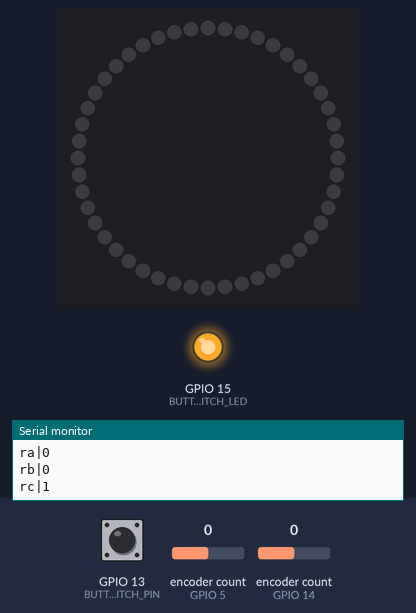
Simulated run of this sketch. Board: ESP8266 (NodeMCU). Parts: 48 RGB LEDs in a ring, first at the top, clockwise, output pins drawn as LEDs (lit = HIGH), the last lines printed to the serial monitor. Inputs (shaded band) come from the test bench; at power-on: encoder count (sensors on GPIO 5, GPIO 14) 0, GPIO 13 (BUTTON_SWITCH_PIN) HIGH. Dim RGB values are drawn brighter than linear; WiFi joins after 1.5 s; servers stay silent unless stated.

Above: at 2.7 s.
2.8 s: encoder count (sensor on GPIO 5) set to 1
4.3 s: encoder count (sensor on GPIO 14) set to 1
5.8 s: GPIO 13 (BUTTON_SWITCH_PIN) pulled LOW for 0.15 s
At 5.87 s:
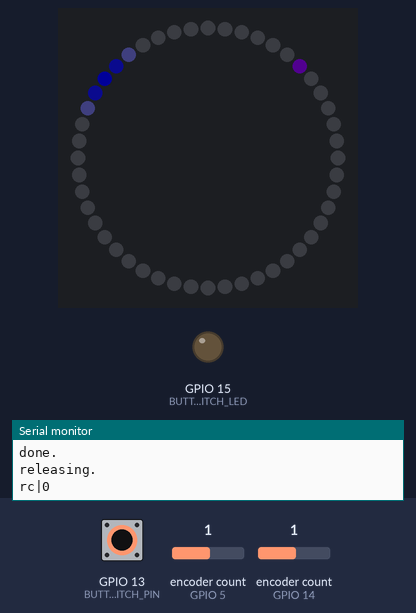
7.4 s: GPIO 13 (BUTTON_SWITCH_PIN) pulled LOW for 3.2 s
At 11.4 s:
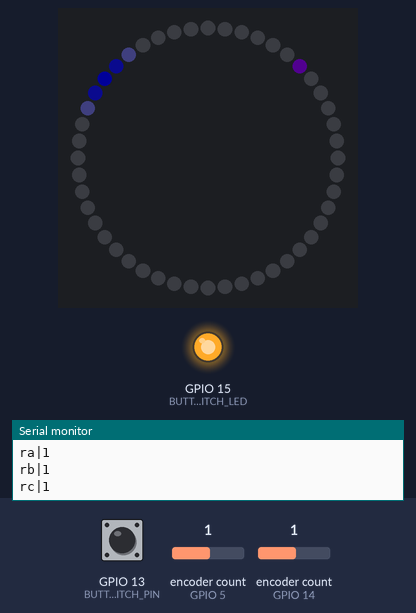
13.6 s: encoder count (sensor on GPIO 5) set to 6
Timing chart, 0 to 16.1 s (numbered marks = the images above; inputs shaded):
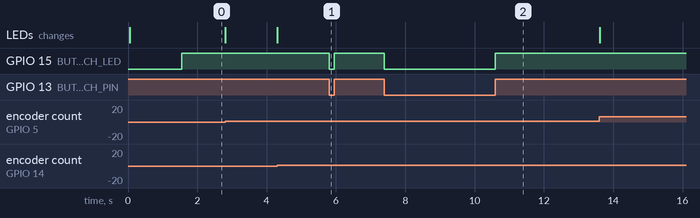

The sketch:

sketch_sep12a-ld-remote-finalizing.ino
```cpp
// (licence header left out)
#include "ESPRotary.h"
#include <ESP8266WiFi.h>
#include <WiFiUdp.h>
#include <Adafruit_NeoPixel.h>

// i.e. sensitivity. higher is less sensitive
#define CLICKS_PER_STEP 18

// what values are we sending home?
#define MIN_POS   -1
#define MAX_POS   128

const char* ssid     = "hypnodrome";
const char* password = "hypnodrome";
WiFiUDP Udp;
unsigned int localUdpPort = 4210;
char incomingPacket[256];

#define NEOPIXEL_RING_SIZE 24
#define NUM_LEDS 48

#define BRIGHTNESS 25

/* Encoder */
#define ENC_1_PIN_A 14
#define ENC_1_PIN_B 12

#define ENC_2_PIN_A 5
#define ENC_2_PIN_B 4

// neopixel LED data
#define LED_PIN 2

#define BUTTON_SWITCH_PIN 13
#define BUTTON_SWITCH_LED 15
#define DEBOUNCE 25

bool isButtonPressed = false;
int keyTimer = 0;
int udpTimer = 0;

Adafruit_NeoPixel strip = Adafruit_NeoPixel(NUM_LEDS, LED_PIN, NEO_GRB + NEO_KHZ800);
// CRGB leds[NUM_LEDS];


// should we connect to wifi?
#define ONLINE true

byte remoteIP[] = {192, 168, 1, 5};
int remotePort = 7005;

#define ENC_MODE_NORMAL 0
int encMode = 0;

ESPRotary ra = ESPRotary(ENC_1_PIN_A, ENC_1_PIN_B, CLICKS_PER_STEP, MIN_POS, MAX_POS);
ESPRotary rb = ESPRotary(ENC_2_PIN_A, ENC_2_PIN_B, CLICKS_PER_STEP, MIN_POS, MAX_POS);

// encoder modes
const byte MODE_NORMAL = 0;
const byte MODE_INFINITE = 1;

// @TODO make dynamic later
byte ra_mode = MODE_NORMAL;
byte rb_mode = MODE_INFINITE;

// color ramp, 5 lights, rotates
const byte DRAW_NORMAL = 0;
// point to a certain direction. 5 lights but middle is focused.
const byte DRAW_DIRECTIONAL = 1;
// value corresponds to the number of LEDs drawn.
const byte DRAW_AMOUNT = 2;

byte ra_draw = DRAW_AMOUNT;
byte rb_draw = DRAW_DIRECTIONAL;

const byte ra_rotation = 6;
const byte rb_rotation = 17;

int ra_value = 0;
int rb_value = 0;

/* Startup Loop */
void setup() {
  //pinMode(0, OUTPUT);
  // pinMode(4,OUTPUT);

  // button pin
  pinMode(BUTTON_SWITCH_PIN, INPUT_PULLUP);
  pinMode(BUTTON_SWITCH_LED, OUTPUT);

  Serial.begin(115200);
  delay(50);
  Serial.println("\n\nSetup...");


  ra.setChangedHandler(rotatea);
  rb.setChangedHandler(rotateb);

  strip.begin();
  strip.setBrightness(BRIGHTNESS);
  // updateEncoderA(0);
  // updateEncoderB(0);
  strip.show();

  Serial.printf("MAC address = %s\n", WiFi.softAPmacAddress().c_str());
  if (!ONLINE) return;
  Serial.println("Connecting to wifi...");

  WiFi.begin(ssid, password);

  while (WiFi.status() != WL_CONNECTED) {
    delay(500);
    Serial.print(".");
  }

  Serial.println("");
  Serial.println("WiFi connected");
  Serial.println("IP address: ");
  Serial.println(WiFi.localIP());
  Udp.begin(localUdpPort);

}

/* Main Loop */
void loop() {
  // must call to get em to work
  ra.loop();
  rb.loop();
  checkButtonEvents();

  if (!ONLINE) return;
  int packetSize = Udp.parsePacket();
  if (packetSize)
  {
    Serial.print("found packet size...");
    readUdp(packetSize);
    Serial.println("done.");
  }
}

void checkButtonEvents() {
  if (digitalRead(BUTTON_SWITCH_PIN) == HIGH && isButtonPressed == false && (millis() - keyTimer) > DEBOUNCE) {
    // press
    Serial.println("pressing.");
    digitalWrite(BUTTON_SWITCH_LED, HIGH);
    isButtonPressed = true;
    sendUpdate("ra", ra_value);
    sendUpdate("rb", rb_value);
    sendUpdate("rc", 1);
    keyTimer = millis();
  } else if (digitalRead(BUTTON_SWITCH_PIN) == LOW && isButtonPressed == true && (millis() - keyTimer) > DEBOUNCE) {
    // release
    Serial.println("releasing.");
    digitalWrite(BUTTON_SWITCH_LED, LOW);
    isButtonPressed = false;
    sendUpdate("rc", 0);
    keyTimer = millis();
  }
}

void readUdp(int packetSize) {
  Serial.printf("Received %d bytes from %s, port %d\n", packetSize, Udp.remoteIP().toString().c_str(), Udp.remotePort());
  int len = Udp.read(incomingPacket, 255);
  if (len > 0)
  {
    incomingPacket[len] = '\0';
  }
  if (incomingPacket[0] == 'r') {
    // reset
    reset();
  } else if (incomingPacket[0] == 'm') {
    int m = int(incomingPacket[2]);
    Serial.printf("updating mode: %d\n", m);
    encMode = m;
  }
  Serial.printf("UDP packet contents: %s\n", incomingPacket);
}


int ra_timer = 0;
// on rotary change for the first rotary
void rotatea(ESPRotary& r) {
  Serial.print("rotating a...");
  rotator(r, ra_value, "ra", 0, ra_mode, ra_draw, ra_rotation, ra_timer);
  Serial.print("done.\n");
}

int rb_timer = 0;
// on rotary change for the second rotary
void rotateb(ESPRotary &r) {
  Serial.print("rotating b...");
  rotator(r, rb_value, "rb", NEOPIXEL_RING_SIZE, rb_mode, rb_draw, rb_rotation, rb_timer);
  Serial.print("done.\n");
}

void rotator(ESPRotary &r, int &prev, char updateText[], byte startPixel, byte encMode, byte drawMode, byte rotation, int &timer) {
  int next = r.getPosition();

  if (prev == next)
    return;

  if (encMode == MODE_INFINITE) {
    if (prev >= 64 && next == 128) {
      next = 0;
      r.resetPosition(next);
    } else if (prev <= 64 && next == -1) {
      next = 127;
      r.resetPosition(CLICKS_PER_STEP*next);
    }
  } else {
    if (next < 0) next = 0;
    if (next > 127) next = 127;
  }

  prev = next;

  if (drawMode == DRAW_AMOUNT) {
    drawAmount(startPixel, next, rotation);
  } else if (drawMode == DRAW_DIRECTIONAL) {
    drawDirectional(startPixel, next, rotation);
  } else {
    updateEncoder(startPixel, next, rotation);
  }
  strip.show();

  if (isButtonPressed && (millis() - timer) > DEBOUNCE) {
    sendUpdate(updateText, next);
    timer = millis();
  }
}

// update TouchDesigner with the new value here
void sendUpdate(char msgtype[], int val) {
  char response[10];
  sprintf(response, "%s|%d", msgtype, val);
  Serial.println(response);
  Udp.beginPacket(remoteIP, remotePort);
  Udp.write(response);
  Udp.endPacket();
}

// this is the original color encoder option
void updateEncoder(byte offsetForSecondRing, int val, byte rotation) {
  Serial.printf("upding with value %d\n", val);

  // offset: 0-20
  byte offset = byte(val*19/127);

  // this includes:
  // 'base color' (color when knob is at 0
  // 'offset multiplier' (how much to scale the color towards red)
  // 'offsetForSecondRing multiplier' (how much should the rings look different
  byte color = byte( 86 - 4*offset + 5*offsetForSecondRing );
  // Serial.printf("using offset %d\n", offset);

  for (byte i=0; i<NEOPIXEL_RING_SIZE; i++) {
    byte adjusted_i = (i + rotation) % NEOPIXEL_RING_SIZE;
    if (i >= offset && i < offset+5) {
      strip.setPixelColor(adjusted_i+offsetForSecondRing, Wheel(color-3*(i-offset)));
    } else {
      strip.setPixelColor(adjusted_i+offsetForSecondRing, 0);
    }
  }
}


void drawAmount(byte offsetForSecondRing, int val, byte rotation) {
  // Serial.printf("upding with value %d", val);

    // offset: 0-23
  byte offset = (byte((val-1)*24/127)) % NEOPIXEL_RING_SIZE;

  for (byte i=0; i<NEOPIXEL_RING_SIZE; i++) {
    byte adjusted_i = (i + rotation) % NEOPIXEL_RING_SIZE;


    uint32_t rgb = 0;
    if (i <= offset) {
      // @todo could be dynamic
      rgb = Wheel( 200 + i*2);
    }

    strip.setPixelColor(adjusted_i+offsetForSecondRing, rgb);
  }

}

void drawDirectional(byte offsetForSecondRing, int val, byte rotation) {
  // Serial.printf("upding with value %d", val);

    // offset: 0-23
  byte offset = (byte(val*24/127) + rotation) % NEOPIXEL_RING_SIZE;
  // Serial.printf("offset %d\n", offset);

  // this includes:
  // 'base color' (color when knob is at 0
  // 'offset multiplier' (how much to scale the color towards red)
  uint16_t hue = 4*10922;

  for (byte i=0; i<NEOPIXEL_RING_SIZE; i++) {
    byte adjusted_i = (i + rotation) % NEOPIXEL_RING_SIZE;

    byte diff = min( abs(offset - adjusted_i), min(abs(offset-24 - adjusted_i), abs(offset+24 - adjusted_i)));
    // uint32_t rgb = Wheel(color-3*(i-offset));
    uint32_t rgb;
    // byte sv final_rgb;
    // sv notes:
    // 127: colorful
    // 207: v. white

    switch(diff) {
      case 2:
        rgb = strip.gamma32(strip.ColorHSV(hue, 64, 127));
        break;
      case 1:
        rgb = strip.gamma32(strip.ColorHSV(hue, 157, 205));
        break;
      case 0:
        rgb = strip.gamma32(strip.ColorHSV(hue, 187, 255));
        break;
      default:
        rgb = 0;
        break;
    }

    strip.setPixelColor(adjusted_i+offsetForSecondRing, rgb);
  }

}


// reset to position 0
void reset()
{
  ra_value = 0;
  ra.resetPosition();
  rb_value = 0;
  rb.resetPosition();
}

void rainbow(uint8_t wait) {
  uint16_t i, j;

  for(j=0; j<256; j++) {
    for(i=0; i<strip.numPixels(); i++) {
      strip.setPixelColor(i, Wheel((i+j) & 255));
    }
    strip.show();
    delay(wait);
  }
}

// Input a value 0 to 255 to get a color value.
// The colours are a transition r - g - b - back to r.
uint32_t Wheel(byte WheelPos) {
  WheelPos = 255 - WheelPos;
  if(WheelPos < 85) {
    return strip.Color(255 - WheelPos * 3, 0, WheelPos * 3);
  }
  if(WheelPos < 170) {
    WheelPos -= 85;
    return strip.Color(0, WheelPos * 3, 255 - WheelPos * 3);
  }
  WheelPos -= 170;
  return strip.Color(WheelPos * 3, 255 - WheelPos * 3, 0);
}
```

Measured:
- after the input at 5.8 s, GPIO 15 (BUTTON_SWITCH_LED): HIGH → LOW at once, → HIGH 0.15 s later
- after the input at 7.4 s, GPIO 15 (BUTTON_SWITCH_LED): HIGH → LOW at once, → HIGH 3.2 s later
